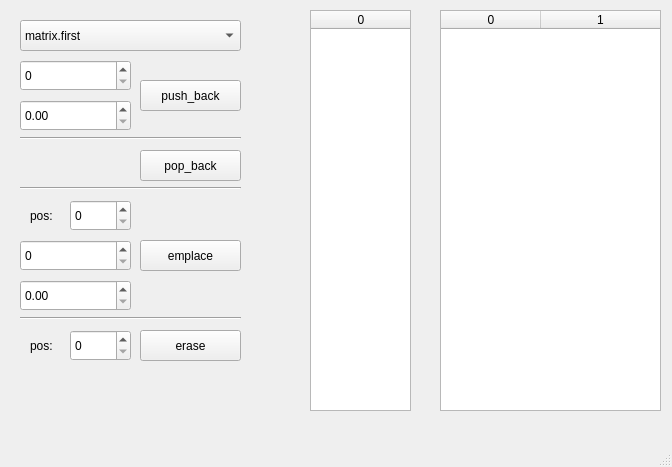
<?xml version="1.0" encoding="UTF-8"?>
<ui version="4.0">
 <class>MainWindow</class>
 <widget class="QMainWindow" name="MainWindow">
  <property name="geometry">
   <rect>
    <x>0</x>
    <y>0</y>
    <width>672</width>
    <height>467</height>
   </rect>
  </property>
  <property name="windowTitle">
   <string>MainWindow</string>
  </property>
  <widget class="QWidget" name="centralwidget">
   <widget class="QTableWidget" name="firstTable">
    <property name="geometry">
     <rect>
      <x>310</x>
      <y>10</y>
      <width>101</width>
      <height>401</height>
     </rect>
    </property>
    <property name="editTriggers">
     <set>QAbstractItemView::NoEditTriggers</set>
    </property>
    <column>
     <property name="text">
      <string>0</string>
     </property>
    </column>
   </widget>
   <widget class="QTableWidget" name="secondTable">
    <property name="geometry">
     <rect>
      <x>440</x>
      <y>10</y>
      <width>221</width>
      <height>401</height>
     </rect>
    </property>
    <property name="editTriggers">
     <set>QAbstractItemView::NoEditTriggers</set>
    </property>
    <attribute name="horizontalHeaderCascadingSectionResizes">
     <bool>false</bool>
    </attribute>
    <attribute name="horizontalHeaderShowSortIndicator" stdset="0">
     <bool>false</bool>
    </attribute>
    <attribute name="horizontalHeaderStretchLastSection">
     <bool>true</bool>
    </attribute>
    <column>
     <property name="text">
      <string>0</string>
     </property>
    </column>
    <column>
     <property name="text">
      <string>1</string>
     </property>
    </column>
   </widget>
   <widget class="QSpinBox" name="pushBack_spinBoxInt">
    <property name="geometry">
     <rect>
      <x>20</x>
      <y>60</y>
      <width>111</width>
      <height>31</height>
     </rect>
    </property>
   </widget>
   <widget class="QSpinBox" name="emplaceNum_spinBox">
    <property name="geometry">
     <rect>
      <x>70</x>
      <y>200</y>
      <width>61</width>
      <height>31</height>
     </rect>
    </property>
   </widget>
   <widget class="QPushButton" name="pushBack_button">
    <property name="geometry">
     <rect>
      <x>140</x>
      <y>80</y>
      <width>101</width>
      <height>31</height>
     </rect>
    </property>
    <property name="text">
     <string>push_back</string>
    </property>
   </widget>
   <widget class="QPushButton" name="popBack_button">
    <property name="geometry">
     <rect>
      <x>140</x>
      <y>150</y>
      <width>101</width>
      <height>31</height>
     </rect>
    </property>
    <property name="text">
     <string>pop_back</string>
    </property>
   </widget>
   <widget class="QSpinBox" name="emplace_spinBoxInt">
    <property name="geometry">
     <rect>
      <x>20</x>
      <y>240</y>
      <width>111</width>
      <height>31</height>
     </rect>
    </property>
   </widget>
   <widget class="Line" name="line">
    <property name="geometry">
     <rect>
      <x>20</x>
      <y>180</y>
      <width>221</width>
      <height>16</height>
     </rect>
    </property>
    <property name="orientation">
     <enum>Qt::Horizontal</enum>
    </property>
   </widget>
   <widget class="QLabel" name="label">
    <property name="geometry">
     <rect>
      <x>30</x>
      <y>200</y>
      <width>41</width>
      <height>31</height>
     </rect>
    </property>
    <property name="text">
     <string>pos:</string>
    </property>
   </widget>
   <widget class="QPushButton" name="emplace_button">
    <property name="geometry">
     <rect>
      <x>140</x>
      <y>240</y>
      <width>101</width>
      <height>31</height>
     </rect>
    </property>
    <property name="text">
     <string>emplace</string>
    </property>
   </widget>
   <widget class="Line" name="line_2">
    <property name="geometry">
     <rect>
      <x>20</x>
      <y>310</y>
      <width>221</width>
      <height>16</height>
     </rect>
    </property>
    <property name="orientation">
     <enum>Qt::Horizontal</enum>
    </property>
   </widget>
   <widget class="QPushButton" name="erase_button">
    <property name="geometry">
     <rect>
      <x>140</x>
      <y>330</y>
      <width>101</width>
      <height>31</height>
     </rect>
    </property>
    <property name="text">
     <string>erase</string>
    </property>
   </widget>
   <widget class="QSpinBox" name="eraseNum_spinBox">
    <property name="geometry">
     <rect>
      <x>70</x>
      <y>330</y>
      <width>61</width>
      <height>31</height>
     </rect>
    </property>
   </widget>
   <widget class="QLabel" name="label_2">
    <property name="geometry">
     <rect>
      <x>30</x>
      <y>330</y>
      <width>41</width>
      <height>31</height>
     </rect>
    </property>
    <property name="text">
     <string>pos:</string>
    </property>
   </widget>
   <widget class="QComboBox" name="comboBox">
    <property name="geometry">
     <rect>
      <x>20</x>
      <y>20</y>
      <width>221</width>
      <height>31</height>
     </rect>
    </property>
    <item>
     <property name="text">
      <string>matrix.first</string>
     </property>
    </item>
    <item>
     <property name="text">
      <string>matrix.second</string>
     </property>
    </item>
   </widget>
   <widget class="QDoubleSpinBox" name="pushBack_spinBoxDouble">
    <property name="geometry">
     <rect>
      <x>20</x>
      <y>100</y>
      <width>111</width>
      <height>31</height>
     </rect>
    </property>
   </widget>
   <widget class="QDoubleSpinBox" name="emplace_spinBoxDouble">
    <property name="geometry">
     <rect>
      <x>20</x>
      <y>280</y>
      <width>111</width>
      <height>31</height>
     </rect>
    </property>
   </widget>
   <widget class="Line" name="line_3">
    <property name="geometry">
     <rect>
      <x>20</x>
      <y>130</y>
      <width>221</width>
      <height>16</height>
     </rect>
    </property>
    <property name="orientation">
     <enum>Qt::Horizontal</enum>
    </property>
   </widget>
  </widget>
  <widget class="QMenuBar" name="menubar">
   <property name="geometry">
    <rect>
     <x>0</x>
     <y>0</y>
     <width>672</width>
     <height>22</height>
    </rect>
   </property>
  </widget>
  <widget class="QStatusBar" name="statusbar"/>
 </widget>
 <resources/>
 <connections/>
</ui>
